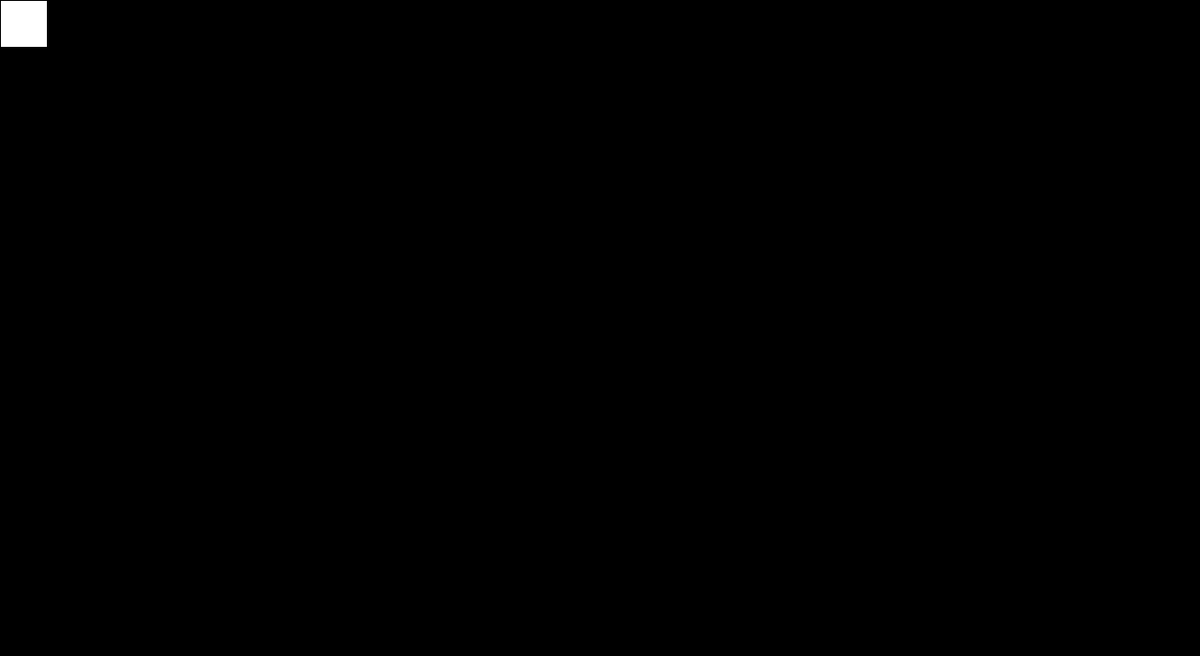
Frame 1 (no input)
Frame 60 (the mouse pressed at the canvas centre just before this capture): identical to frame 1, image omitted
Frame 120 (the mouse held since frame 60 and released just before this capture): identical to frame 1, image omitted

The Processing sketch that drew this single still picture (run headless with seeded random() and noise(); from frame 60 on, the mouse is pressed at the canvas centre):

// Processing sketch: processing_152515
// ── processing_152515.pde

float playerx, playery, playervx, playervy, playeray;

class Player {
  //float playerx, playery, playervx, playervy, playeray;
  
Player() {
  playerx = 200;
  playery = 200;
  playervx = 5;
  playervy = 5;
  playeray = 0.5;
}
void updatePlayer() {
    playerx += playervx;
    playery += playervy;
    playervy += playeray;
  }
  
  void drawPlayer() {
    //float angle = atan2(playervy, playervx);
    rect(playerx, playery, 50, 50);
    updatePlayer();
    //playerimg = 
  }
}
//---END OF PLAYER CLASS---\\

void setup() {
 size(1280, 700);
  background(0); 
}

void update() {
  background(0);
  
}

void keyPressed() {
  if (key == CODED) {
    }
    if (keyCode == UP) {
      playery -= 10;
    }
    if (keyCode == DOWN) {
      playery += 10;
    }
    if (keyCode == LEFT) {
      playerx -= 10;
    }
    if (keyCode == RIGHT) {
      playerx += 10;
  }
  update();
}

void draw() {
  //float angle = atan2(playervy, playervx);
  rect(playerx, playery, 50, 50);
  //update();
}
